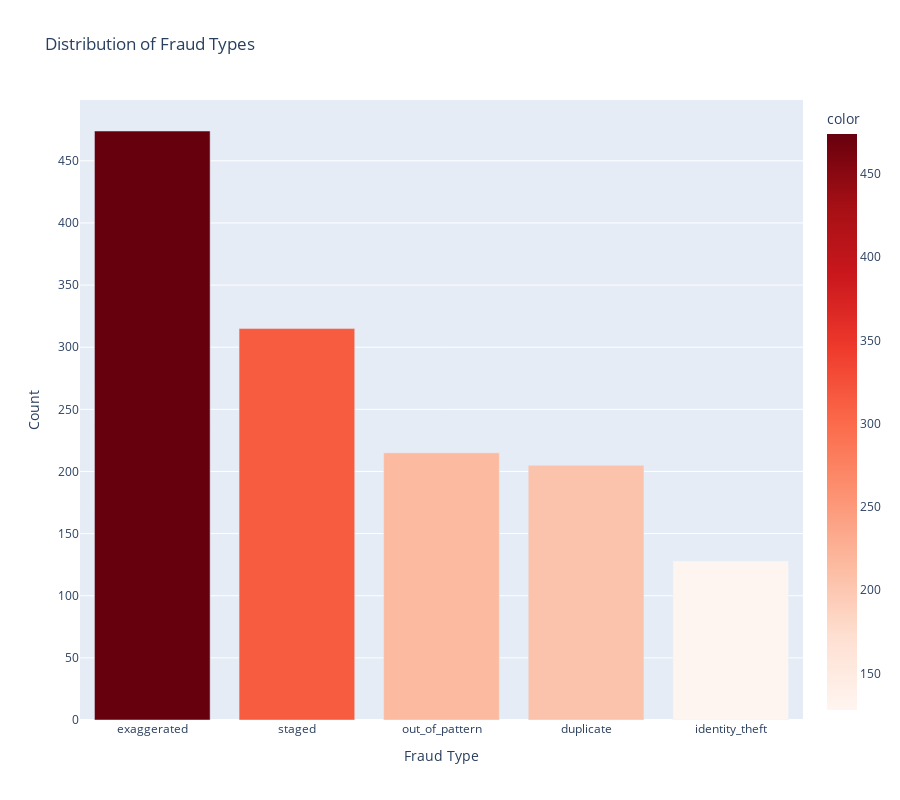

Write notebook code for a chart like this one.
### Code cell
# Fraud type distribution
fraud_types = claims_df[claims_df['is_fraudulent']]['fraud_type'].value_counts()

fig = px.bar(
    x=fraud_types.index,
    y=fraud_types.values,
    labels={'x': 'Fraud Type', 'y': 'Count'},
    title='Distribution of Fraud Types',
    color=fraud_types.values,
    color_continuous_scale='Reds',
    height=800
)

fig.show()

print("\nFraud Type Breakdown:")
for fraud_type, count in fraud_types.items():
    print(f"  {fraud_type}: {count} ({count/fraud_counts[True]*100:.1f}%)")

### Figure 1 — Plotly figure (JSON) as saved in the notebook; plotly's stock layout.template omitted (floating-point values rounded to 4 significant figures)
{"data": [{"hovertemplate": "Fraud Type=%{x}<br>Count=%{y}<br>color=%{marker.color}<extra></extra>", "legendgroup": "", "marker": {"color": [474, 315, 215, 205, 128], "coloraxis": "coloraxis", "pattern": {"shape": ""}}, "name": "", "orientation": "v", "showlegend": false, "textposition": "auto", "type": "bar", "x": ["exaggerated", "staged", "out_of_pattern", "duplicate", "identity_theft"], "xaxis": "x", "y": [474, 315, 215, 205, 128], "yaxis": "y"}], "layout": {"barmode": "relative", "coloraxis": {"colorbar": {"title": {"text": "color"}}, "colorscale": [[0, "rgb(255,245,240)"], [0.125, "rgb(254,224,210)"], [0.25, "rgb(252,187,161)"], [0.375, "rgb(252,146,114)"], [0.5, "rgb(251,106,74)"], [0.625, "rgb(239,59,44)"], [0.75, "rgb(203,24,29)"], [0.875, "rgb(165,15,21)"], [1, "rgb(103,0,13)"]]}, "height": 800, "legend": {"tracegroupgap": 0}, "title": {"text": "Distribution of Fraud Types"}, "xaxis": {"anchor": "y", "domain": [0, 1], "title": {"text": "Fraud Type"}}, "yaxis": {"anchor": "x", "domain": [0, 1], "title": {"text": "Count"}}}}
